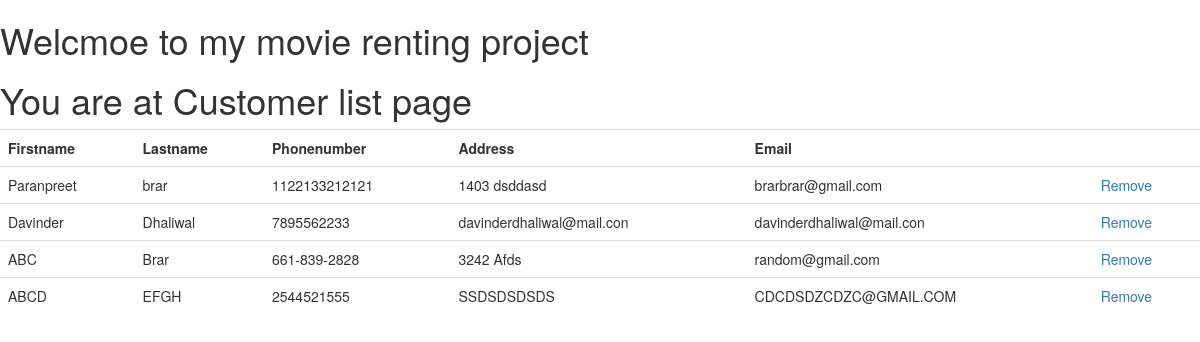
/customerlist/, run on the app's committed database.
### newapp/models.py (models this page shows, shortened)
class Person(models.Model):
	first_name = models.CharField(max_length=50)
	last_name = models.CharField(max_length=50)
	phone_number= models.CharField(max_length=40,null=True)
	address   = models.CharField(max_length= 300,null=True)
	email     = models.CharField(max_length= 100,null=True)
	movie = models.ForeignKey(Movies,on_delete=models.CASCADE,null = True,blank = True)

### newapp/views.py (the view)
# urls.py: path('customerlist/',views.customerlist),
def customerlist(request):
	data=Person.objects.all()
	return render(request,'customerlist.html',{'data':data})

### templates/customerlist.html
{% extends "index.html" %}
{%block content %}
	<h1> You are at Customer list page</h1>
	<table class="table">
		<tr>
		<th> Firstname   </th>
		<th> Lastname   </th>
		<th> Phonenumber   </th>
		<th> Address   </th>
		<th> Email   </th>
		<th>  </th>
		</tr>
		{%for i in data %}
		<tr>
		<td> {{i.first_name}} </td>
		<td> {{i.last_name}}</td>
		<td> {{i.phone_number}}</td>
		<td> {{i.address}}</td>
		<td>{{i.email}}</td>
		<td>
			<a href="{{i.id}}"> Remove</a>
		 </td>
		</tr>
		{%endfor%}
	</table>
{%endblock%}

### data on the page
Person: first_name "Paranpreet", last_name "brar", phone_number "1122133212121", address "1403 dsddasd", email "brarbrar@gmail.com"
Person: first_name "Davinder", last_name "Dhaliwal", phone_number "7895562233", address "davinderdhaliwal@mail.con", email "davinderdhaliwal@mail.con"
Person: first_name "ABC", last_name "Brar", phone_number "661-839-2828", address "3242 Afds", email "random@gmail.com"
Person: first_name "ABCD", last_name "EFGH", phone_number "2544521555", address "SSDSDSDSDS", email "CDCDSDZCDZC@GMAIL.COM"
